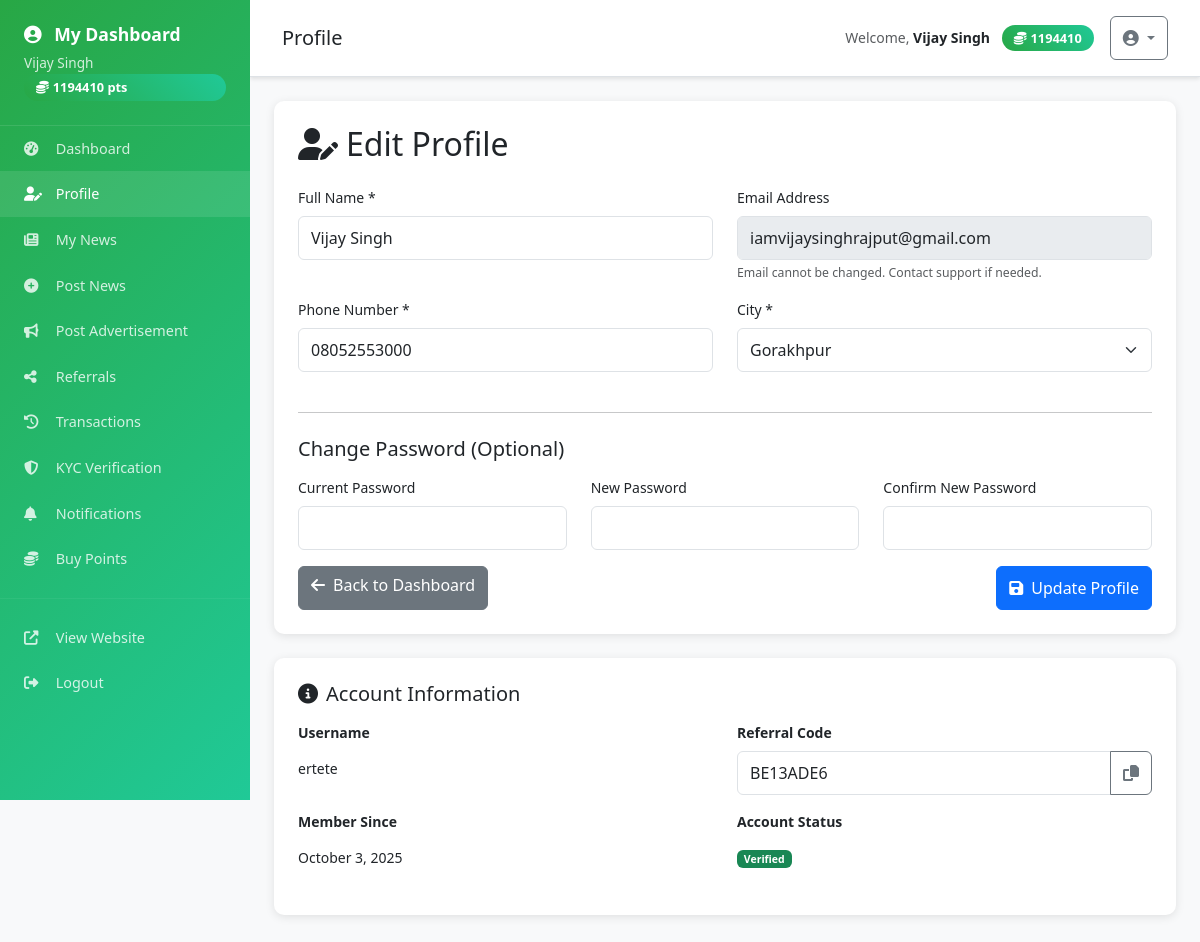
Page /pages/user/profile.php (signed in) on the committed database.
### tables this page shows
CREATE TABLE `users` (
  `id` int NOT NULL AUTO_INCREMENT,
  `username` varchar(50) NOT NULL,
  `email` varchar(100) NOT NULL,
  `password` varchar(255) NOT NULL,
  `full_name` varchar(100) NOT NULL,
  `phone` varchar(20) DEFAULT NULL,
  `city` varchar(50) DEFAULT NULL,
  `referral_code` varchar(20) DEFAULT NULL,
  `referred_by` varchar(20) DEFAULT NULL,
  `points` int DEFAULT '0',
  `is_admin` tinyint(1) DEFAULT '0',
  `is_active` tinyint(1) DEFAULT '1',
  `email_verified` tinyint(1) DEFAULT '0',
  `created_at` timestamp NULL DEFAULT CURRENT_TIMESTAMP,
  `updated_at` timestamp NULL DEFAULT CURRENT_TIMESTAMP ON UPDATE CURRENT_TIMESTAMP,
  `is_verified` tinyint(1) DEFAULT '0',
  `kyc_status` enum('pending','approved','rejected') DEFAULT 'pending',
  `kyc_document` varchar(255) DEFAULT NULL,
  `verification_points_spent` int DEFAULT '0',
  `total_earned_points` int DEFAULT '0',
  `total_spent_points` int DEFAULT '0',
  `last_login` timestamp NULL DEFAULT NULL,
  `profile_image` varchar(255) DEFAULT NULL,
  `bio` text,
  `social_links` json DEFAULT NULL,
  PRIMARY KEY (`id`),
  UNIQUE KEY `username` (`username`),
  UNIQUE KEY `email` (`email`),
  UNIQUE KEY `referral_code` (`referral_code`)
);

CREATE TABLE `cities` (
  `id` int NOT NULL AUTO_INCREMENT,
  `name` varchar(100) NOT NULL,
  `state` varchar(100) DEFAULT NULL,
  `is_active` tinyint(1) DEFAULT '1',
  `created_at` timestamp NULL DEFAULT CURRENT_TIMESTAMP,
  PRIMARY KEY (`id`)
);

### src/services/Database.php (called while the page is built, shortened)
<?php
class Database {
    private static $instance = null;
    private $connection;
    private $config;
    private function __construct() {
        $this->config = require __DIR__ . '/../../config/app.php';
    }
    public static function getInstance() {
        if (self::$instance === null) {
            self::$instance = new self();
        }
        return self::$instance;
    }
    private function connect() {
        try {
            $db = $this->config['database'];
            $dsn = "mysql:host={$db['host']};dbname={$db['database']};charset=utf8mb4";
            $this->connection = new PDO($dsn, $db['username'], $db['password'], [
                PDO::ATTR_ERRMODE => PDO::ERRMODE_EXCEPTION,
                PDO::ATTR_DEFAULT_FETCH_MODE => PDO::FETCH_ASSOC,
                PDO::ATTR_EMULATE_PREPARES => false
            ]);
        } catch (PDOException $e) {
            throw new \Exception("Database connection failed: " . $e->getMessage());
        }
    }
    public function query($sql, $params = []) {
        try {
            $stmt = $this->connection->prepare($sql);
            $stmt->execute($params);
            return $stmt;
        } catch (PDOException $e) {
            throw new \Exception("Query failed: " . $e->getMessage());
        }
    }
    public function fetch($sql, $params = []) {
        return $this->query($sql, $params)->fetch();
    }
    public function fetchAll($sql, $params = []) {
        return $this->query($sql, $params)->fetchAll();
    }
}
?>

### bootstrap-fixed.php (called while the page is built, shortened)
<?php
require_once SRC_PATH . '/services/Config.php';
require_once SRC_PATH . '/services/Database.php';
require_once SRC_PATH . '/models/User.php';
$config = require CONFIG_PATH . '/app.php';
function config($key = null, $default = null) {
    return Config::get($key, $default);
}
function session($key = null, $value = null) {
    return $_SESSION[$key] ?? null;
}
function base_url($path = '') {
    return config('app_url') . '/' . ltrim($path, '/');
}
?>

### src/models/User.php (called while the page is built, shortened)
<?php
class User {
    private $db;
    public function __construct() {
        $this->db = Database::getInstance();
    }
    public function findById($id) {
        return $this->db->fetch("SELECT * FROM users WHERE id = ?", [$id]);
    }
    public function getCities() {
        return $this->db->fetchAll("SELECT * FROM cities WHERE is_active = 1 ORDER BY name");
    }
}
?>

### config/app.php (called while the page is built, shortened)
<?php
if (!function_exists('getAppUrl')) {
    function getAppUrl() {
        $protocol = (!empty($_SERVER['HTTPS']) && $_SERVER['HTTPS'] !== 'off') ? 'https' : 'http';
        $host = $_SERVER['HTTP_HOST'] ?? 'localhost:8080';
        return $protocol . '://' . $host;
    }
}
if (!function_exists('getEnvironment')) {
    function getEnvironment() {
        $host = $_SERVER['HTTP_HOST'] ?? 'localhost';
        if (strpos($host, 'localhost') !== false || strpos($host, '127.0.0.1') !== false || strpos($host, '192.168.') !== false) {
            return 'development';
        } elseif (strpos($host, 'staging') !== false) {
            return 'staging';
        } elseif (strpos($host, 'skyablyitsolution.com') !== false) {
            return 'production';
        } else {
            return 'production';
        }
    }
}
$environment = getEnvironment();
$appUrl = getAppUrl();
?>

### src/services/Config.php (called while the page is built, shortened)
<?php
class Config {
    private static $config = null;
    public static function setConfig($config) {
        self::$config = $config;
    }
    public static function get($key = null, $default = null) {
        $keys = explode('.', $key);
        $value = self::$config;
        foreach ($keys as $k) {
            if (!isset($value[$k])) {
                return $default;
            }
            $value = $value[$k];
        }
        return $value;
    }
}
?>

### pages/user/profile.php (the view, shortened to what this page needs)
<?php
require_once __DIR__ . '/../../bootstrap-fixed.php';
include APP_PATH . '/views/layouts/user-header.php';
$userModel = new User();
$userId = session('user_id');
$user = $userModel->findById($userId);
$cities = $userModel->getCities();
?>
<div class="dashboard-card">
    <h2 class="mb-4">
        <i class="fas fa-user-edit me-2"></i>Edit Profile
    </h2>
    <form method="POST">
        <div class="row">
            <div class="col-md-6">
                <div class="mb-3">
                    <label for="full_name" class="form-label">Full Name *</label>
                    <input type="text" class="form-control" id="full_name" name="full_name"
                           value="<?php echo htmlspecialchars($user['full_name']); ?>" required>
                </div>
            </div>
            <div class="col-md-6">
                <div class="mb-3">
                    <label for="email" class="form-label">Email Address</label>
                    <input type="email" class="form-control" id="email" value="<?php echo htmlspecialchars($user['email']); ?>" disabled>
                    <div class="form-text">Email cannot be changed. Contact support if needed.</div>
                </div>
            </div>
        </div>
        <div class="row">
            <div class="col-md-6">
                <div class="mb-3">
                    <label for="phone" class="form-label">Phone Number *</label>
                    <input type="tel" class="form-control" id="phone" name="phone"
                           value="<?php echo htmlspecialchars($user['phone']); ?>" required>
                </div>
            </div>
            <div class="col-md-6">
                <div class="mb-3">
                    <label for="city" class="form-label">City *</label>
                    <select class="form-select" id="city" name="city" required>
                        <?php foreach ($cities as $city): ?>
                            <option value="<?php echo $city['id']; ?>"
                                    <?php echo $user['city'] == $city['id'] ? 'selected' : ''; ?>>
                                <?php echo htmlspecialchars($city['name']); ?>
                            </option>
                        <?php endforeach; ?>
                    </select>
                </div>
            </div>
        </div>
        <hr class="my-4">
        <h5 class="mb-3">Change Password (Optional)</h5>
        <div class="row">
            <div class="col-md-4">
                <div class="mb-3">
                    <label for="current_password" class="form-label">Current Password</label>
                    <input type="password" class="form-control" id="current_password" name="current_password">
                </div>
            </div>
            <div class="col-md-4">
                <div class="mb-3">
                    <label for="new_password" class="form-label">New Password</label>
                    <input type="password" class="form-control" id="new_password" name="new_password">
                </div>
            </div>
            <div class="col-md-4">
                <div class="mb-3">
                    <label for="confirm_password" class="form-label">Confirm New Password</label>
                    <input type="password" class="form-control" id="confirm_password" name="confirm_password">
                </div>
            </div>
        </div>
        <div class="d-flex justify-content-between">
            <a href="<?php echo base_url('dashboard'); ?>" class="btn btn-secondary">
                <i class="fas fa-arrow-left me-2"></i>Back to Dashboard
            </a>
            <button type="submit" class="btn btn-primary">
                <i class="fas fa-save me-2"></i>Update Profile
            </button>
        </div>
    </form>
</div>
<div class="dashboard-card">
    <h5 class="mb-3">
        <i class="fas fa-info-circle me-2"></i>Account Information
    </h5>
    <div class="row">
        <div class="col-md-6">
            <div class="mb-3">
                <label class="form-label fw-bold">Username</label>
                <p class="form-control-plaintext"><?php echo htmlspecialchars($user['username']); ?></p>
            </div>
        </div>
        <div class="col-md-6">
            <div class="mb-3">
                <label class="form-label fw-bold">Referral Code</label>
                <div class="input-group">
                    <input type="text" class="form-control" value="<?php echo htmlspecialchars($user['referral_code']); ?>" readonly>
                    <button class="btn btn-outline-secondary" type="button" onclick="copyReferralCode()">
                        <i class="fas fa-copy"></i>
                    </button>
                </div>
            </div>
        </div>
    </div>
    <div class="row">
        <div class="col-md-6">
            <div class="mb-3">
                <label class="form-label fw-bold">Member Since</label>
                <p class="form-control-plaintext"><?php echo date('F j, Y', strtotime($user['created_at'])); ?></p>
            </div>
        </div>
        <div class="col-md-6">
            <div class="mb-3">
                <label class="form-label fw-bold">Account Status</label>
                <p class="form-control-plaintext">
                    <span class="badge bg-<?php echo $user['is_verified'] ? 'success' : 'warning'; ?>">
                        <?php echo $user['is_verified'] ? 'Verified' : 'Unverified'; ?>
                    </span>
                </p>
            </div>
        </div>
    </div>
</div>
<?php include APP_PATH . '/views/layouts/user-footer.php'; ?>

### app/views/layouts/user-header.php (style rules this page uses)
body { background-color: #f8f9fa; font-size: 14px; -webkit-text-size-adjust: 100%; -webkit-tap-highlight-color: transparent; -webkit-touch-callout: none; -webkit-user-select: none; -moz-user-select: none; -ms-user-select: none; user-select: none; }
* { -webkit-tap-highlight-color: transparent; }
input, textarea, select { -webkit-user-select: text; -moz-user-select: text; -ms-user-select: text; user-select: text; }
input[type="text"], input[type="email"], input[type="password"], input[type="number"], input[type="tel"], input[type="url"], textarea, select { font-size: 16px !important; }
.btn, .nav-link, .form-control, .form-select { min-height: 44px; touch-action: manipulation; }
html, body { overflow-x: hidden; width: 100%; }
.dashboard-card { background: white; border-radius: 10px; padding: 1.5rem; margin-bottom: 1.5rem; box-shadow: 0 2px 10px rgba(0,0,0,0.1); }

### rows in the picture
users: full_name "Vijay Singh", email "iamvijaysinghrajput@gmail.com", phone "08052553000", city "Gorakhpur", username "ertete", referral_code "BE13ADE6", created_at "October 3, 2025"

### other values in the picture
session('full_name') "Vijay Singh"
session('points') "1194410"
$page_title "Profile"
